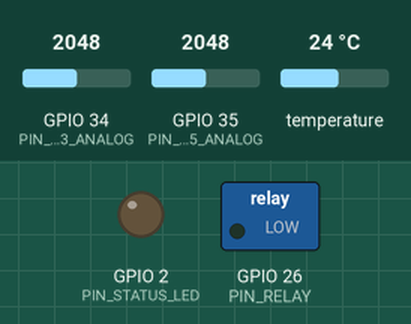
Recording of a sketch running on a simulated ESP32. Parts: switched loads named in the sketch (green lamp = pin HIGH), output pins drawn as LEDs (lit = HIGH). Dashed ring = blinking. The test bench sets the inputs (shaded band); at power-on: GPIO 34 (PIN_MQ3_ANALOG) = 2048, GPIO 35 (PIN_MQ135_ANALOG) = 2048, temperature 24 °C. What the sketch prints to the serial monitor is not drawn.

Above: at 1.1 s.
At 2.2 s:
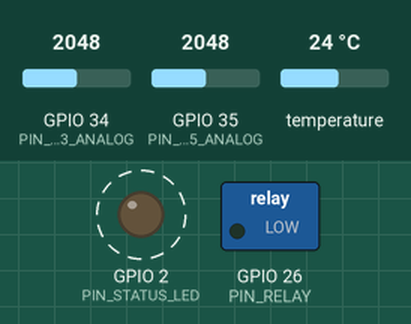
Timing chart, 0 to 3.5 s (numbered marks = the images above):
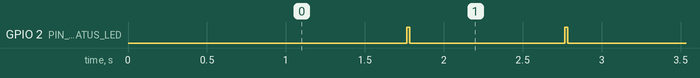

Measured:
- by itself, GPIO 2 (PIN_STATUS_LED): alternates HIGH for 0.02 s and LOW for 0.98 s

The sketch:

esp1_sensor_sender.ino
```cpp
/*
 * AgriVault — ESP #1 : Sensor Sender
 * ====================================
 * Role    : Read physical sensors every 1 second and stream a compact
 *           pipe-delimited data line to ESP #2 over hardware Serial2.
 *
 * Output format (one line per second, newline-terminated):
 *
 *   AGVT|<deviceId>|<tempC>|<humidity>|<co2>|<ammonia>|<ethanol>|<battery>|<rssi>|<relayState>\n
 *
 *   Field types:
 *     deviceId   → string  e.g. "ESP32-A7F2C1"
 *     tempC      → float   e.g. "4.82"
 *     humidity   → float   e.g. "88.2"
 *     co2        → int     e.g. "1120"
 *     ammonia    → float   e.g. "1.80"
 *     ethanol    → float   e.g. "0.60"
 *     battery    → float   e.g. "3.31"
 *     rssi       → int     e.g. "-58"
 *     relayState → int     0 or 1
 *
 * Example line:
 *   AGVT|ESP32-A7F2C1|4.82|88.2|1120|1.80|0.60|3.31|-58|0
 *
 * Wiring:
 *   ESP #1 TX2 (GPIO 17) ──► ESP #2 RX (D5 / GPIO 14)
 *   ESP #1 RX2 (GPIO 16) ◄── ESP #2 TX (D6 / GPIO 12)
 *   ESP #1 GND           ──► ESP #2 GND  (REQUIRED)
 *
 * Libraries required (install via Arduino Library Manager):
 *   - OneWire          (Paul Stoffregen)
 *   - DallasTemperature (Miles Burton)
 */

// ── Board compatibility shim ───────────────────────────────────────────────
#if defined(ESP8266)
  #include <ESP8266WiFi.h>
  #include <SoftwareSerial.h>
  SoftwareSerial BridgeSerial(D6, D7); // RX=D6 (GPIO12), TX=D7 (GPIO13)
  #define BridgeSerial BridgeSerial
#elif defined(ESP32)
  #include <WiFi.h>   // needed for WiFi.macAddress() even without connecting
  #define BridgeSerial Serial2          // Hardware Serial2: TX=GPIO17, RX=GPIO16
#else
  #error "Unsupported board — select ESP32 or ESP8266 in Arduino IDE"
#endif

#include <OneWire.h>
#include <DallasTemperature.h>
#include "config.h"

// ── 1-Wire temperature sensor ─────────────────────────────────────────────
OneWire oneWire(PIN_DS18B20);
DallasTemperature ds18b20(&oneWire);

// ── Runtime state ─────────────────────────────────────────────────────────
String  deviceId;
bool    relayState    = false;
unsigned long lastTelemetryMs = 0;

// ══════════════════════════════════════════════════════════════════════════
// Helpers
// ══════════════════════════════════════════════════════════════════════════

// Generate a stable MAC-derived device ID  e.g. "ESP32-A7F2C1"
String getDeviceId() {
  uint8_t mac[6];
  // WiFi.macAddress() reads the factory-burned MAC without needing
  // a Wi-Fi connection — works on both ESP32 and ESP8266.
  WiFi.macAddress(mac);
  char buf[16];
#if defined(ESP32)
  snprintf(buf, sizeof(buf), "ESP32-%02X%02X%02X",   mac[3], mac[4], mac[5]);
#else
  snprintf(buf, sizeof(buf), "ESP8266-%02X%02X%02X", mac[3], mac[4], mac[5]);
#endif
  return String(buf);
}

// Convert raw 12-bit ADC (0-4095) to sensor resistance in kΩ
float sensorResistance(int raw, float rl) {
  if (raw <= 0) return rl * 1000.0f;
  float vOut = (raw / 4095.0f) * 3.3f;
  if (vOut >= 3.3f) return 0.1f;
  float rs = ((3.3f - vOut) * rl) / vOut;
  return rs > 0 ? rs : 0.1f;
}

// MQ-3 → ethanol ppm  (curve: a=0.4, b=-1.45)
float ethanolPpm(int raw) {
  float rs = sensorResistance(raw, MQ3_RL_KOHM);
  float ratio = rs / MQ3_RO;
  return constrain(0.4f * pow(ratio, -1.45f), 0.05f, 50.0f);
}

// MQ-135 → ammonia ppm  (curve: a=1.02, b=-1.8)
float ammoniaPpm(int raw) {
  float rs = sensorResistance(raw, MQ135_RL_KOHM);
  float ratio = rs / MQ135_RO;
  return constrain(1.02f * pow(ratio, -1.8f), 0.1f, 100.0f);
}

// MQ-135 → CO2 surrogate ppm
float co2Ppm(int raw) {
  float rs = sensorResistance(raw, MQ135_RL_KOHM);
  float ratio = rs / MQ135_RO;
  return constrain(110.0f * pow(ratio, -2.2f) + 400.0f, 400.0f, 5000.0f);
}

// Read VCC / battery level (ESP32 internal hall / supply estimate)
float batteryVoltage() {
  // Replace with actual voltage-divider ADC read if you have a battery monitor circuit.
  // Here we return a fixed representative value.
  return 3.31f;
}

// ══════════════════════════════════════════════════════════════════════════
// setup()
// ══════════════════════════════════════════════════════════════════════════
void setup() {
  Serial.begin(115200);     // USB debug monitor
  delay(500);

  // Serial bridge to ESP #2
  BridgeSerial.begin(BRIDGE_BAUD);

  pinMode(PIN_RELAY,      OUTPUT); digitalWrite(PIN_RELAY,      LOW);
  pinMode(PIN_STATUS_LED, OUTPUT); digitalWrite(PIN_STATUS_LED, LOW);
  pinMode(PIN_MQ3_ANALOG, INPUT);
  pinMode(PIN_MQ135_ANALOG, INPUT);

  ds18b20.begin();

  deviceId = getDeviceId();

  Serial.println("==============================================");
  Serial.println("  AgriVault ESP #1 — Sensor Sender");
  Serial.println("==============================================");
  Serial.print("  Device ID : "); Serial.println(deviceId);
  Serial.print("  Interval  : "); Serial.print(TELEMETRY_INTERVAL_MS); Serial.println(" ms");
  Serial.println("  Bridge    : Serial2 TX=GPIO17 → ESP#2 RX=D5 (GPIO14)");
  Serial.println("==============================================");
}

// ══════════════════════════════════════════════════════════════════════════
// loop()
// ══════════════════════════════════════════════════════════════════════════
void loop() {
  unsigned long now = millis();

  if (now - lastTelemetryMs >= TELEMETRY_INTERVAL_MS) {
    lastTelemetryMs = now;

    // ── 1. Read DS18B20 temperature ─────────────────────────────────────
    ds18b20.requestTemperatures();
    float tempC = ds18b20.getTempCByIndex(0);
    if (tempC < -50.0f || tempC > 85.0f) tempC = 4.8f; // probe fallback

    // ── 2. Read gas sensor ADCs ──────────────────────────────────────────
    int rawMQ3   = analogRead(PIN_MQ3_ANALOG);
    int rawMQ135 = analogRead(PIN_MQ135_ANALOG);

    // ── 3. Convert to engineering units ─────────────────────────────────
    float ethanol = ethanolPpm(rawMQ3);
    float ammonia = ammoniaPpm(rawMQ135);
    float co2     = co2Ppm(rawMQ135);

    // ── 4. Humidity (sinusoidal estimate — replace with DHT22 if wired) ─
    float humidity = 88.0f + (sinf(now / 50000.0f) * 2.0f);

    // ── 5. Battery / supply ──────────────────────────────────────────────
    float battery = batteryVoltage();

    // ── 6. Build pipe-delimited packet ───────────────────────────────────
    //
    //  Format:  AGVT|<id>|<temp>|<hum>|<co2>|<amm>|<eth>|<bat>|<rssi>|<relay>
    //
    //  All numeric values are formatted as strings with fixed decimal places.
    //  ESP #2 parses each field and places them into the JSON as numbers.
    //
    String packet = "AGVT";
    packet += "|" + deviceId;                       // string
    packet += "|" + String(tempC,    2);            // float  °C
    packet += "|" + String(humidity, 1);            // float  %RH
    packet += "|" + String((int)co2);               // int    ppm
    packet += "|" + String(ammonia,  2);            // float  ppm
    packet += "|" + String(ethanol,  2);            // float  ppm
    packet += "|" + String(battery,  2);            // float  V
    packet += "|" + String(0);                      // int    RSSI placeholder (no WiFi on ESP#1)
    packet += "|" + String(relayState ? 1 : 0);    // int    relay 0/1

    // ── 7. Transmit to ESP #2 ────────────────────────────────────────────
    BridgeSerial.println(packet);  // println adds \r\n — ESP #2 reads until \n

    // ── 8. Debug to USB serial ───────────────────────────────────────────
    Serial.print("[TX] ");
    Serial.println(packet);

    // Blink LED to confirm a reading was sent
    digitalWrite(PIN_STATUS_LED, HIGH);
    delay(20);
    digitalWrite(PIN_STATUS_LED, LOW);
  }
}
```

config.h
```cpp
/*
 * AgriVault ESP #1 — Sensor Sender Config
 *
 * Role: Reads all physical sensors, sends a compact pipe-delimited
 *       data string to ESP #2 over UART (Serial2) every 1 second.
 *
 * Wiring to ESP #2 (Site Forwarder):
 *   ESP #1 TX2 (GPIO 17) ──────► ESP #2 RX (D5 / GPIO 14)
 *   ESP #1 RX2 (GPIO 16) ◄────── ESP #2 TX (D6 / GPIO 12)
 *   ESP #1 GND            ──────► ESP #2 GND   (SHARED GROUND — required)
 */

#ifndef ESP1_CONFIG_H
#define ESP1_CONFIG_H

#include <Arduino.h>

// ── Hardware board type ────────────────────────────────────────────────────
#define BOARD_TYPE          "ESP32-DevKit-V1"   // or "ESP8266-NodeMCU"

// ── Device identity sent inside every packet ──────────────────────────────
// ESP #1 generates a MAC-based ID automatically at runtime (see sketch)
#define FACILITY_ID         "fac-01"
#define FIRMWARE_VERSION    "1.0.0"

// ── Sensor pins (ESP32) ───────────────────────────────────────────────────
#define PIN_DS18B20         4    // 1-Wire temperature probe (add 4.7kΩ pull-up to 3.3V)
#define PIN_MQ3_ANALOG      34   // ADC1_CH6 — Ethanol / VOC (MQ-3)
#define PIN_MQ135_ANALOG    35   // ADC1_CH7 — Ammonia / CO2 (MQ-135)
#define PIN_RELAY           26   // 5V relay output
#define PIN_STATUS_LED      2    // Built-in blue LED

// ── Serial bridge to ESP #2 ───────────────────────────────────────────────
// Uses hardware Serial2 on ESP32 (TX=GPIO17, RX=GPIO16)
// On ESP8266 use SoftwareSerial — see the sketch for the #ifdef
#define BRIDGE_BAUD         115200

// ── Telemetry interval ────────────────────────────────────────────────────
#define TELEMETRY_INTERVAL_MS  1000    // Fire every 1 second

// ── Gas sensor calibration baselines ─────────────────────────────────────
#define MQ3_RL_KOHM         10.0f
#define MQ3_RO              20.0f     // Baseline Rs in clean air for MQ-3
#define MQ135_RL_KOHM       10.0f
#define MQ135_RO            35.0f    // Baseline Rs in clean air for MQ-135

#endif // ESP1_CONFIG_H
```
